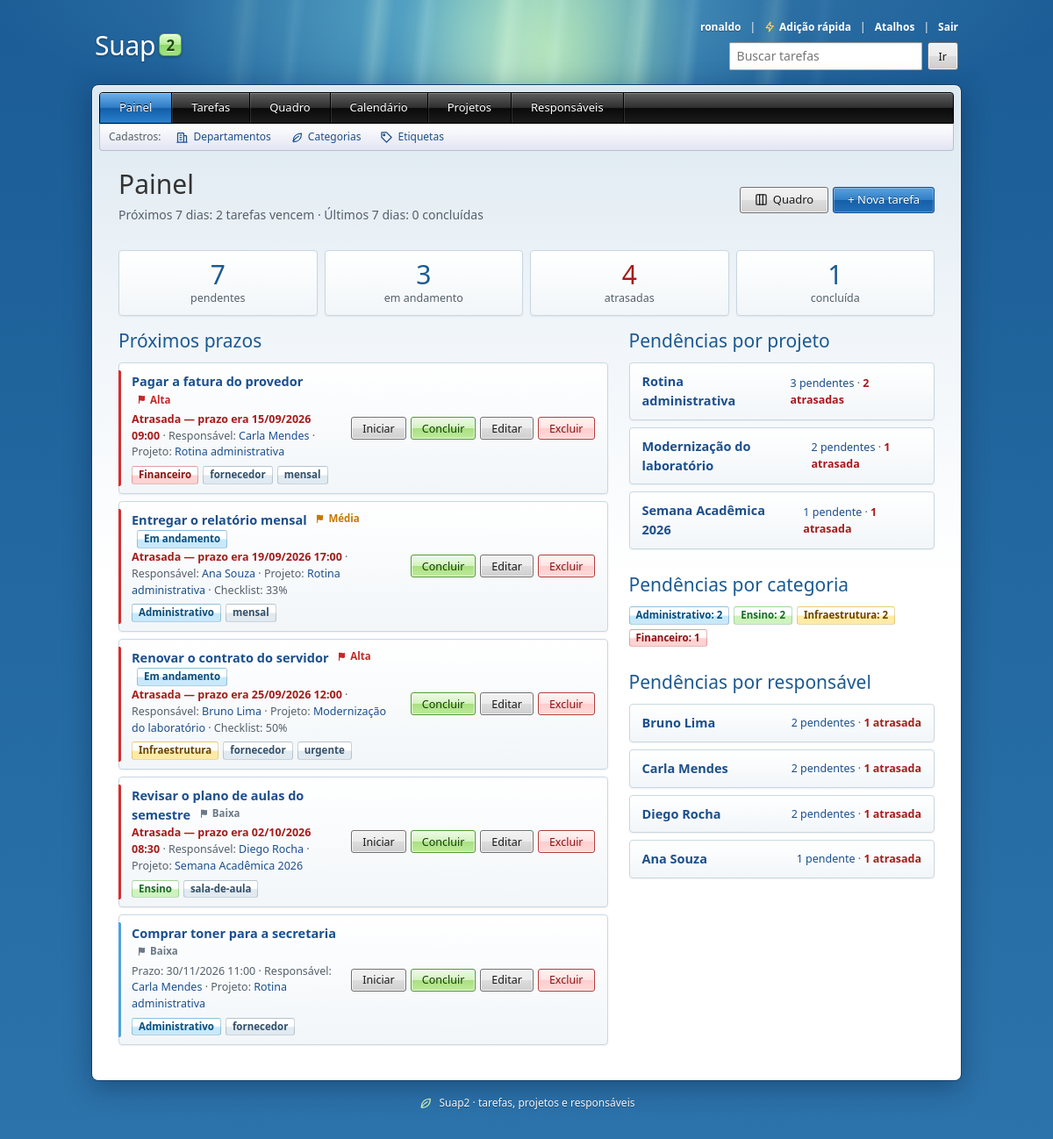
Screenshot of /painel/ (signed in) with the database file from the repository.
### Suap2APP/models.py (models this page shows, shortened)
class Tarefa(models.Model):
    PRIORIDADES = [
        ('alta', 'Alta'),
        ('media', 'Média'),
        ('baixa', 'Baixa'),
    ]
    SITUACOES = [
        ('a_fazer', 'A fazer'),
        ('em_andamento', 'Em andamento'),
        ('concluida', 'Concluída'),
    ]
    titulo = models.CharField(max_length=100)
    criada_em = models.DateTimeField(auto_now_add=True)
    prazo = models.DateTimeField()
    prioridade = models.CharField(max_length=5, choices=PRIORIDADES, default='media')
    iniciada_em = models.DateTimeField(null=True, blank=True)
    concluida_em = models.DateTimeField(null=True, blank=True)
    lembrete_enviado_em = models.DateTimeField(null=True, blank=True, editable=False)
    pessoa_responsavel = models.ForeignKey(Responsavel, on_delete=models.PROTECT)
    projeto = models.ForeignKey(Projeto, on_delete=models.SET_NULL, null=True, blank=True, related_name='tarefas')
    categoria = models.ForeignKey(Categoria, on_delete=models.SET_NULL, null=True, blank=True, related_name='tarefas')
    etiquetas = models.ManyToManyField(Etiqueta, blank=True, related_name='tarefas')
    objects = TarefaQuerySet.as_manager()
    class Meta:
        verbose_name = 'Tarefa'
        verbose_name_plural = 'Tarefas'
        ordering = [models.F('concluida_em').asc(nulls_first=True), 'prazo']
    @property
    def situacao(self):
        if self.concluida_em:
            return 'concluida'
        return 'em_andamento' if self.iniciada_em else 'a_fazer'
    @property
    def progresso(self):
        subtarefas = list(self.subtarefas.all())
        if not subtarefas:
            return None
        return round(100 * sum(1 for s in subtarefas if s.concluida) / len(subtarefas))

class Responsavel(models.Model):
    nome = models.CharField(max_length=150)
    cpf = models.CharField(max_length=14, unique=True)
    email = models.EmailField(blank=True)
    telefone = models.CharField(max_length=20, blank=True)
    departamento = models.ForeignKey(
        Departamento, on_delete=models.SET_NULL, null=True, blank=True, related_name='responsaveis',
    )
    class Meta:
        verbose_name = 'Responsável'
        verbose_name_plural = 'Responsáveis'
        ordering = ['nome']

class Projeto(models.Model):
    nome = models.CharField(max_length=120, unique=True)
    descricao = models.TextField(blank=True)
    departamento = models.ForeignKey(
        Departamento, on_delete=models.SET_NULL, null=True, blank=True, related_name='projetos',
    )
    inicio = models.DateField(null=True, blank=True)
    fim = models.DateField(null=True, blank=True)
    class Meta:
        verbose_name = 'Projeto'
        verbose_name_plural = 'Projetos'
        ordering = ['nome']
        constraints = [
            models.CheckConstraint(
                condition=(
                    models.Q(inicio__isnull=True)
                    | models.Q(fim__isnull=True)
                    | models.Q(fim__gte=models.F('inicio'))
                ),
                name='projeto_fim_depois_do_inicio',
            ),
        ]

class Categoria(models.Model):
    CORES = [
        ('azul', 'Azul'),
        ('verde', 'Verde'),
        ('amarelo', 'Amarelo'),
        ('vermelho', 'Vermelho'),
        ('cinza', 'Cinza'),
    ]
    nome = models.CharField(max_length=60, unique=True)
    cor = models.CharField(max_length=10, choices=CORES, default='cinza')
    class Meta:
        verbose_name = 'Categoria'
        verbose_name_plural = 'Categorias'
        ordering = ['nome']

class Etiqueta(models.Model):
    nome = models.CharField(max_length=40, unique=True)
    class Meta:
        verbose_name = 'Etiqueta'
        verbose_name_plural = 'Etiquetas'
        ordering = ['nome']

class Subtarefa(models.Model):
    tarefa = models.ForeignKey(Tarefa, on_delete=models.CASCADE, related_name='subtarefas')
    descricao = models.CharField(max_length=150)
    concluida = models.BooleanField(default=False)
    ordem = models.PositiveIntegerField(default=0)
    class Meta:
        verbose_name = 'Subtarefa'
        verbose_name_plural = 'Subtarefas'
        ordering = ['ordem', 'pk']

### Suap2APP/views.py (the view)
# urls.py: path('painel/', views.PainelView.as_view(), name='painel'),
class PainelView(LeituraMixin, TemplateView):
    template_name = 'Suap2APP/painel.html'
    def get_context_data(self, **kwargs):
        context = super().get_context_data(**kwargs)
        agora = timezone.now()
        semana = timedelta(days=7)
        pendente = Q(concluida_em__isnull=True)
        context.update(Tarefa.objects.aggregate(
            pendentes=Count('pk', filter=pendente),
            em_andamento=Count('pk', filter=pendente & Q(iniciada_em__isnull=False)),
            atrasadas=Count('pk', filter=pendente & Q(prazo__lt=agora)),
            concluidas=Count('pk', filter=Q(concluida_em__isnull=False)),
            vencem_na_semana=Count('pk', filter=pendente & Q(prazo__gte=agora, prazo__lt=agora + semana)),
            concluidas_na_semana=Count('pk', filter=Q(concluida_em__gte=agora - semana)),
        ))
        pendente_do_responsavel = Q(tarefa__concluida_em__isnull=True)
        context['responsaveis'] = Responsavel.objects.annotate(
            pendentes=Count('tarefa', filter=pendente_do_responsavel),
            atrasadas=Count('tarefa', filter=pendente_do_responsavel & Q(tarefa__prazo__lt=agora)),
        ).filter(pendentes__gt=0).order_by('-atrasadas', '-pendentes', 'nome')
        pendente_da_tarefa = Q(tarefas__concluida_em__isnull=True)
        context['categorias'] = Categoria.objects.annotate(
            pendentes=Count('tarefas', filter=pendente_da_tarefa),
        ).filter(pendentes__gt=0).order_by('-pendentes', 'nome')
        context['projetos'] = Projeto.objects.annotate(
            pendentes=Count('tarefas', filter=pendente_da_tarefa),
            atrasadas=Count('tarefas', filter=pendente_da_tarefa & Q(tarefas__prazo__lt=agora)),
        ).filter(pendentes__gt=0).order_by('-atrasadas', '-pendentes', 'nome')
        context['proximas'] = (
            Tarefa.objects.filter(concluida_em__isnull=True).com_relacionados().order_by('prazo')[:5]
        )
        context['now'] = agora
        return context

### Suap2APP/templates/Suap2APP/painel.html (shortened to what this page needs)
{% extends 'Suap2APP/base.html' %}
{% block content %}
    <div class="cabecalho">
        <div>
            <h1>Painel</h1>
            <p class="item-detalhe painel-semana">
                Próximos 7 dias: {{ vencem_na_semana }} tarefa{{ vencem_na_semana|pluralize }} vence{{ vencem_na_semana|pluralize:"m" }}
                · Últimos 7 dias: {{ concluidas_na_semana }} concluída{{ concluidas_na_semana|pluralize }}
            </p>
        </div>
        <div class="acoes">
            <a class="btn" href="{% url 'quadro' %}"><svg aria-hidden="true"><use href="#i-quadro"></use></svg>Quadro</a>
            {% if pode_editar %}
            <a class="btn btn-primary" href="{% url 'tarefa_create' %}">+ Nova tarefa</a>
            {% endif %}
        </div>
    </div>
    <nav class="contadores" aria-label="Resumo das tarefas">
        <a class="contador" href="{% url 'tarefa_list' %}?status=pendentes">
            <strong>{{ pendentes }}</strong> pendente{{ pendentes|pluralize }}
        </a>
        <a class="contador" href="{% url 'tarefa_list' %}?status=em_andamento">
            <strong>{{ em_andamento }}</strong> em andamento
        </a>
        <a class="contador{% if atrasadas %} contador-alerta{% endif %}" href="{% url 'tarefa_list' %}?status=atrasadas">
            <strong>{{ atrasadas }}</strong> atrasada{{ atrasadas|pluralize }}
        </a>
        <a class="contador" href="{% url 'tarefa_list' %}?status=concluidas">
            <strong>{{ concluidas }}</strong> concluída{{ concluidas|pluralize }}
        </a>
    </nav>
    <div class="layout-painel">
        <section>
            <h2>Próximos prazos</h2>
            {% if proximas %}
                <div class="lista">
                    {% for tarefa in proximas %}
                        {% include 'Suap2APP/_tarefa_item.html' with mostrar_responsavel=True %}
                    {% endfor %}
                </div>
            {% else %}
                <p class="vazio">Nenhuma tarefa pendente.</p>
            {% endif %}
        </section>
        <div>
            <section>
                <h2>Pendências por projeto</h2>
                {% if projetos %}
                    <div class="lista">
                        {% for projeto in projetos %}
                            <div class="item">
                                <a class="item-titulo" href="{% url 'projeto_detail' projeto.pk %}">{{ projeto.nome }}</a>
                                <div class="item-detalhe">
                                    <a href="{% url 'tarefa_list' %}?projeto={{ projeto.pk }}&amp;status=pendentes">{{ projeto.pendentes }} pendente{{ projeto.pendentes|pluralize }}</a>
                                    {% if projeto.atrasadas %}
                                        · <a class="atrasada" href="{% url 'tarefa_list' %}?projeto={{ projeto.pk }}&amp;status=atrasadas">{{ projeto.atrasadas }} atrasada{{ projeto.atrasadas|pluralize }}</a>
                                    {% endif %}
                                </div>
                            </div>
                        {% endfor %}
                    </div>
                {% else %}
                    <p class="vazio">Nenhum projeto com tarefas pendentes.</p>
                {% endif %}
            </section>
            <section>
                <h2>Pendências por categoria</h2>
                {% if categorias %}
                    <div class="marcadores">
                        {% for categoria in categorias %}
                            <a class="badge cor-{{ categoria.cor }}" href="{% url 'tarefa_list' %}?categoria={{ categoria.pk }}&amp;status=pendentes">
                                {{ categoria.nome }}: {{ categoria.pendentes }}
                            </a>
                        {% endfor %}
                    </div>
                {% else %}
                    <p class="vazio">Nenhuma categoria com tarefas pendentes.</p>
                {% endif %}
            </section>
            <section>
                <h2>Pendências por responsável</h2>
                {% if responsaveis %}
                    <div class="lista">
                        {% for responsavel in responsaveis %}
                            <div class="item">
                                <a class="item-titulo" href="{% url 'responsavel_detail' responsavel.pk %}">{{ responsavel.nome }}</a>
                                <div class="item-detalhe">
                                    <a href="{% url 'tarefa_list' %}?responsavel={{ responsavel.pk }}&amp;status=pendentes">{{ responsavel.pendentes }} pendente{{ responsavel.pendentes|pluralize }}</a>
                                    {% if responsavel.atrasadas %}
                                        · <a class="atrasada" href="{% url 'tarefa_list' %}?responsavel={{ responsavel.pk }}&amp;status=atrasadas">{{ responsavel.atrasadas }} atrasada{{ responsavel.atrasadas|pluralize }}</a>
                                    {% endif %}
                                </div>
                            </div>
                        {% endfor %}
                    </div>
                {% else %}
                    <p class="vazio">Ninguém com tarefas pendentes.</p>
                {% endif %}
            </section>
        </div>
    </div>
{% endblock %}

### Suap2APP/templates/Suap2APP/_topo.html (shortened to what this page needs)
<header class="topo">
    <a class="marca" href="{% if user.is_authenticated or visitante %}{% url 'painel' %}{% else %}{% url 'login' %}{% endif %}">
        Suap<span class="marca-versao">2</span>
    </a>
    {% if user.is_authenticated or visitante %}
        <div class="topo-direita">
            <div class="topo-usuario">
                {% if user.is_authenticated %}
                    <span>{{ user.get_username }}</span>
                    <span class="separador" aria-hidden="true" data-so-com-js hidden>|</span>
                    <button type="button" class="btn btn-link" data-abrir-rapida data-url="{% url 'tarefa_rapida' %}" data-so-com-js hidden title="Adição rápida (N)">
                        <svg aria-hidden="true"><use href="#i-raio"></use></svg>Adição rápida
                    </button>
                {% else %}
                    <span>Visitante</span>
                {% endif %}
                <span class="separador" aria-hidden="true" data-so-com-js hidden>|</span>
                <button type="button" class="btn btn-link" data-abrir-atalhos data-so-com-js hidden title="Atalhos do teclado (?)">Atalhos</button>
                <span class="separador" aria-hidden="true">|</span>
                <form method="post" action="{% url 'logout' %}">
                    <button type="submit" class="btn btn-link">Sair</button>
                </form>
            </div>
            <form class="busca-topo" role="search" method="get" action="{% url 'tarefa_list' %}">
                <input id="busca-topo" type="search" name="q" placeholder="Buscar tarefas" value="{{ request.GET.q }}">
                <button type="submit" class="btn btn-small">Ir</button>
            </form>
        </div>
    {% endif %}
</header>

### Suap2APP/templates/Suap2APP/_tarefa_item.html (shortened to what this page needs)
{% with situacao=tarefa.situacao %}
<div class="item item-tarefa{% if tarefa.concluida_em %} item-concluida{% elif tarefa.prazo < now %} item-atrasada{% endif %}">
    <div class="item-info">
        <div class="item-titulo{% if tarefa.concluida_em %} concluida{% endif %}">
            <a href="{% url 'tarefa_detail' tarefa.pk %}">{{ tarefa.titulo }}</a>
            {% if not tarefa.concluida_em %}{% include 'Suap2APP/_prioridade.html' %}{% endif %}
            {% if situacao == 'em_andamento' %}<span class="badge cor-azul">Em andamento</span>{% endif %}
        </div>
        <div class="item-detalhe">
            {% if tarefa.concluida_em %}
                Concluída em {{ tarefa.concluida_em|date:"d/m/Y H:i" }}
            {% elif tarefa.prazo < now %}
                <span class="atrasada">Atrasada — prazo era {{ tarefa.prazo|date:"d/m/Y H:i" }}</span>
            {% else %}
                Prazo: {{ tarefa.prazo|date:"d/m/Y H:i" }}
            {% endif %}
            {% if mostrar_responsavel %}
                · Responsável:
                <a href="{% url 'responsavel_detail' tarefa.pessoa_responsavel.pk %}">{{ tarefa.pessoa_responsavel.nome }}</a>
            {% endif %}
            {% if tarefa.projeto and not esconder_projeto %}
                · Projeto: <a href="{% url 'projeto_detail' tarefa.projeto.pk %}">{{ tarefa.projeto.nome }}</a>
            {% endif %}
            {% if tarefa.subtarefas.all %}
                · Checklist: {{ tarefa.progresso }}%
            {% endif %}
        </div>
        {% if tarefa.categoria or tarefa.etiquetas.all %}
            <div class="marcadores">
                {% if tarefa.categoria %}
                    <a class="badge cor-{{ tarefa.categoria.cor }}" href="{% url 'tarefa_list' %}?categoria={{ tarefa.categoria.pk }}">{{ tarefa.categoria.nome }}</a>
                {% endif %}
                {% for etiqueta in tarefa.etiquetas.all %}
                    <a class="badge badge-etiqueta" href="{% url 'tarefa_list' %}?etiqueta={{ etiqueta.pk }}">{{ etiqueta.nome }}</a>
                {% endfor %}
            </div>
        {% endif %}
    </div>
    {% if pode_editar %}
        <div class="acoes">
            {% if situacao == 'a_fazer' %}
                <form method="post" action="{% url 'tarefa_mover' tarefa.pk %}">
                    <button type="submit" class="btn btn-small" title="Marcar como em andamento">Iniciar</button>
                </form>
            {% endif %}
            <form method="post" action="{% url 'tarefa_toggle' tarefa.pk %}">
                <button type="submit" class="btn {% if tarefa.concluida_em %}btn-secondary{% else %}btn-success{% endif %} btn-small">
                    {% if tarefa.concluida_em %}Reabrir{% else %}Concluir{% endif %}
                </button>
            </form>
            <a class="btn btn-secondary btn-small" href="{% url 'tarefa_update' tarefa.pk %}">Editar</a>
            <a class="btn btn-danger btn-small" href="{% url 'tarefa_delete' tarefa.pk %}">Excluir</a>
        </div>
    {% endif %}
</div>
{% endwith %}

### Suap2APP/templates/Suap2APP/_prioridade.html
<span class="prioridade prioridade-texto-{{ tarefa.prioridade }}" title="Prioridade {{ tarefa.get_prioridade_display|lower }}"><svg aria-hidden="true"><use href="#i-bandeira"></use></svg>{{ tarefa.get_prioridade_display }}</span>

### rows the page displays
Tarefa: titulo "Pagar a fatura do provedor", prioridade "Alta", prazo "15/09/2026 09:00", pessoa_responsavel.nome "Carla Mendes", projeto.nome "Rotina administrativa", categoria.nome "Financeiro", shows "Concluir"
Etiqueta: nome "fornecedor"
Etiqueta: nome "mensal"
Tarefa: titulo "Entregar o relatório mensal", prioridade "Média", shows "Em andamento", prazo "19/09/2026 17:00", pessoa_responsavel.nome "Ana Souza", projeto.nome "Rotina administrativa", progresso "33", categoria.nome "Administrativo", shows "Concluir"
Tarefa: titulo "Renovar o contrato do servidor", prioridade "Alta", shows "Em andamento", prazo "25/09/2026 12:00", pessoa_responsavel.nome "Bruno Lima", projeto.nome "Modernização do laboratório", progresso "50", categoria.nome "Infraestrutura", shows "Concluir"
Etiqueta: nome "urgente"
Tarefa: titulo "Revisar o plano de aulas do semestre", prioridade "Baixa", prazo "02/10/2026 08:30", pessoa_responsavel.nome "Diego Rocha", projeto.nome "Semana Acadêmica 2026", categoria.nome "Ensino", shows "Concluir"
Etiqueta: nome "sala-de-aula"
Tarefa: titulo "Comprar toner para a secretaria", prioridade "Baixa", prazo "30/11/2026 11:00", pessoa_responsavel.nome "Carla Mendes", projeto.nome "Rotina administrativa", categoria.nome "Administrativo", shows "Concluir"
Projeto: nome "Rotina administrativa", pendentes "3", atrasadas "2"
Projeto: nome "Modernização do laboratório", pendentes "2", atrasadas "1"
Projeto: nome "Semana Acadêmica 2026", pendentes "1", atrasadas "1"
Categoria: nome "Administrativo", pendentes "2"
Categoria: nome "Ensino", pendentes "2"
Categoria: nome "Infraestrutura", pendentes "2"
Categoria: nome "Financeiro", pendentes "1"
Responsavel: nome "Bruno Lima", pendentes "2", atrasadas "1"
Responsavel: nome "Carla Mendes", pendentes "2", atrasadas "1"
Responsavel: nome "Diego Rocha", pendentes "2", atrasadas "1"
Responsavel: nome "Ana Souza", pendentes "1", atrasadas "1"

### other values shown
{{ user.get_username }} "ronaldo"
{{ vencem_na_semana }} "2"
{{ concluidas_na_semana }} "0"
{{ pendentes }} "7"
{{ em_andamento }} "3"
{{ atrasadas }} "4"
{{ concluidas }} "1"
